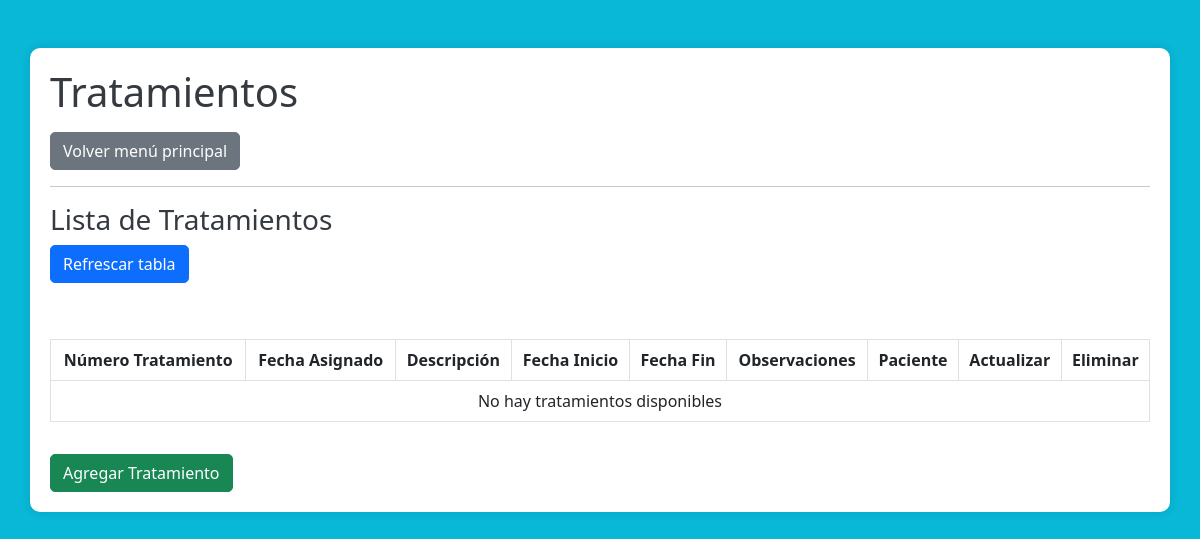
The page /Controlador/controladorTratamiento.php on the database as committed earlier.
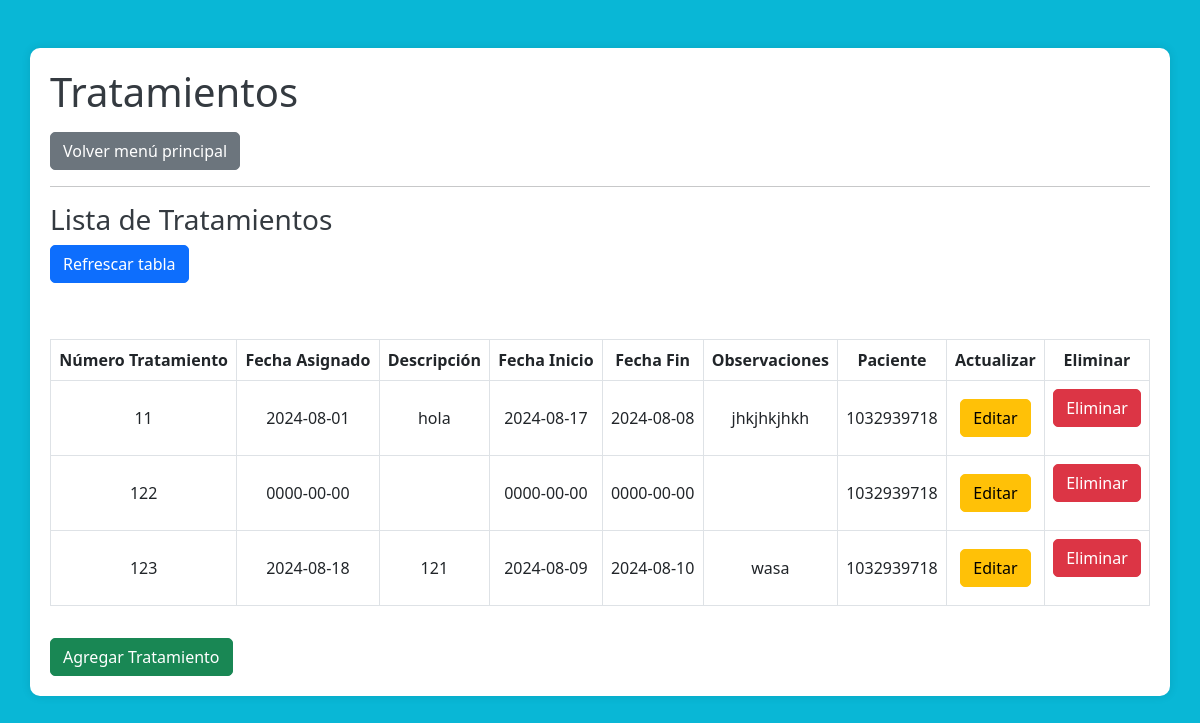
The same page on the database as committed later.
### tables this page shows
CREATE TABLE `tratamientos` (
  `TraNumero` int(11) NOT NULL,
  `TraFechaAsignado` date NOT NULL,
  `TraDescripcion` text NOT NULL,
  `TraFechaInicio` date NOT NULL,
  `TraFechaFin` date NOT NULL,
  `TraObservaciones` text NOT NULL,
  `TraPaciente` char(10) NOT NULL
);

### Controlador/controladorTratamiento.php (called while the page is built, shortened)
<?php
require_once '../Modelo/Tratamiento.php';
$gestorTratamiento = new Tratamiento();
$elegirAcciones = isset($_POST['Acciones']) ? $_POST['Acciones'] : "Cargar";
if ($elegirAcciones == 'Crear Tratamiento') {
    $gestorTratamiento->agregarTratamiento(
        $_POST['TraFechaAsignado'],
        $_POST['TraDescripcion'],
        $_POST['TraFechaInicio'],
        $_POST['TraFechaFin'],
        $_POST['TraObservaciones'],
        $_POST['TraPaciente']
    );
} elseif ($elegirAcciones == 'Borrar Tratamiento') {
    $gestorTratamiento->borrarTratamiento($_POST['TraNumero']);
} elseif ($elegirAcciones == 'Buscar Tratamiento') {
    $resultado = $gestorTratamiento->consultarTratamiento($_POST['TraNumero']);
} else {
    $resultado = $gestorTratamiento->consultarTratamientos();
}
include "../Vista/vistaTratamiento.php";
?>

### Modelo/Conexion.php (called while the page is built)
<?php
function Conectarse(){
	$Conexion =  mysqli_connect("localhost","root","","citas");
	return $Conexion;
}
?>

### Modelo/Tratamiento.php (called while the page is built, shortened)
<?php
include 'Conexion.php';
class Tratamiento
{
    private $Conexion;
    public function __construct($TraNumero = null, $TraFechaAsignado = null, $TraDescripcion = null, $TraFechaInicio = null, $TraFechaFin = null, $TraObservaciones = null, $TraPaciente = null)
    {
        $this->Conexion = Conectarse();
    }
    public function consultarTratamientos()
    {
        $sql = "SELECT * FROM tratamientos";
        $resultado = $this->Conexion->query($sql);
        return $resultado;
    }
}
?>

### Vista/vistaTratamiento.php (the view, shortened to what this page needs)
<!DOCTYPE html>
<html lang="es">
<head>
    <link href="https://cdn.jsdelivr.net/npm/bootstrap@5.3.0/dist/css/bootstrap.min.css" rel="stylesheet">
</head>
<body>
    <div class="container mt-5">
        <h1 class="mb-3">Tratamientos</h1>
        <a class="btn btn-secondary" href="../index.php">Volver menú principal</a>
        <hr>
        <h3>Lista de Tratamientos</h3>
        <form action="../Controlador/controladorTratamiento.php" method="post">
            <button class="btn btn-primary mb-3" type="submit" name="Acciones" value="Refrescar tabla">Refrescar tabla</button>
        </form>
        <div class="table-responsive mt-3">
            <table class="table table-bordered">
                <thead>
                    <tr>
                        <th>Número Tratamiento</th>
                        <th>Fecha Asignado</th>
                        <th>Descripción</th>
                        <th>Fecha Inicio</th>
                        <th>Fecha Fin</th>
                        <th>Observaciones</th>
                        <th>Paciente</th>
                        <th>Actualizar</th>
                        <th>Eliminar</th>
                    </tr>
                </thead>
                <tbody>
                    <?php if (isset($resultado) && $resultado->num_rows > 0) {
                        while ($fila = mysqli_fetch_assoc($resultado)) {
                            echo "<tr>";
                            echo "<td>" . htmlspecialchars($fila['TraNumero']) . "</td>";
                            echo "<td>" . htmlspecialchars($fila['TraFechaAsignado']) . "</td>";
                            echo "<td>" . htmlspecialchars($fila['TraDescripcion']) . "</td>";
                            echo "<td>" . htmlspecialchars($fila['TraFechaInicio']) . "</td>";
                            echo "<td>" . htmlspecialchars($fila['TraFechaFin']) . "</td>";
                            echo "<td>" . htmlspecialchars($fila['TraObservaciones']) . "</td>";
                            echo "<td>" . htmlspecialchars($fila['TraPaciente']) . "</td>";
                            echo '<td>
                                    <button class="btn btn-warning" data-bs-toggle="modal" data-bs-target="#updateModal' . htmlspecialchars($fila['TraNumero']) . '">Editar</button>
                                  </td>';
                            echo '<td>
                                    <form action="../Controlador/controladorTratamiento.php" method="post">
                                        <input type="hidden" name="TraNumero" value="' . htmlspecialchars($fila['TraNumero']) . '">
                                        <button class="btn btn-danger" type="submit" name="Acciones" value="Borrar Tratamiento">Eliminar</button>
                                    </form>
                                  </td>';
                            echo "</tr>";
                        }
                    } else {
                        echo '<tr><td colspan="9">No hay tratamientos disponibles</td></tr>';
                    }
                    ?>
                </tbody>
            </table>
        </div>
        <button class="btn btn-success mt-3" data-bs-toggle="modal" data-bs-target="#addModal">Agregar Tratamiento</button>
    </div>
</body>
<br><br>
</body>
</html>

### Vista/vistaTratamiento.php (style rules this page uses)
body { background-color: #09B7D6; }
.container { background-color: #ffffff; padding: 20px; border-radius: 10px; box-shadow: 0px 0px 10px rgba(0, 0, 0, 0.1); }
h1, h3 { color: #343a40; }
form { margin-bottom: 20px; }
.btn { border-radius: 5px; }
table { margin-top: 20px; }
th, td { vertical-align: middle !important; text-align: center; }

Rows that differ between the two databases and show on the page:
added tratamientos: TraNumero "11", TraFechaAsignado "2024-08-01", TraDescripcion "hola", TraFechaInicio "2024-08-17", TraFechaFin "2024-08-08", TraObservaciones "jhkjhkjhkh", TraPaciente "1032939718"
added tratamientos: TraNumero "122", TraFechaAsignado "0000-00-00", TraFechaInicio "0000-00-00", TraFechaFin "0000-00-00", TraPaciente "1032939718"
added tratamientos: TraNumero "123", TraFechaAsignado "2024-08-18", TraDescripcion "121", TraFechaInicio "2024-08-09", TraFechaFin "2024-08-10", TraObservaciones "wasa", TraPaciente "1032939718"
Other text that changed with them:
text no longer shown: "No hay tratamientos disponibles"
